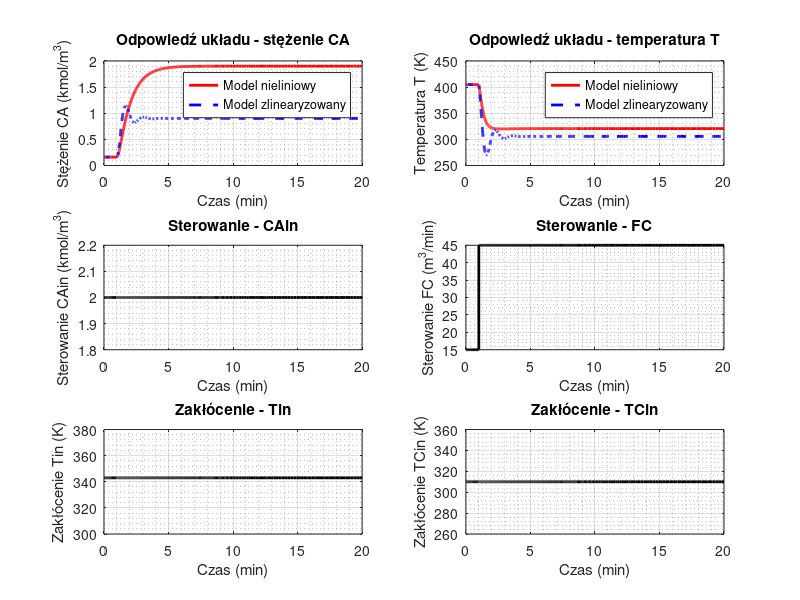
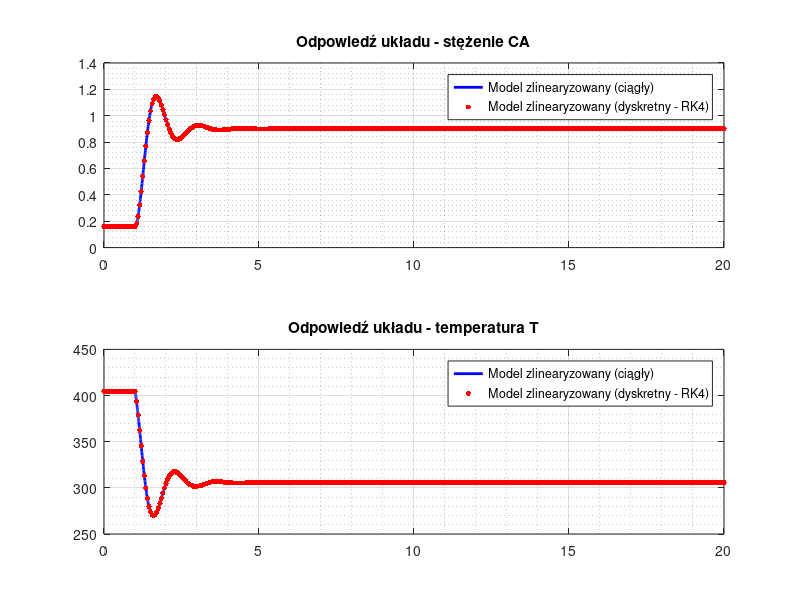

Write the MATLAB code that produced these figures, in order.
%% objSim.m
% ================================================================================
% Definition of the nonlinear system, and linearization around the operating point.
clear; clc;
format short e;

% Parameters
ro = 1e6; % g/m^3
roc = 1e6; % g/m^3
cp = 1; % cal/(g*K)
cpc = 1; % cal/(g*K)
k0 = 1e10; % 1/min
E_R = 8330.1; % 1/K
h = 130e6; % cal/kmol
a = 0.516e6; % cal/(K*m^3)
b = 0.5; % -

% Constants
% Fin = F, so V is constant
V = 1; % m^3
Fin = 1; % m^3/min
F = 1; % m^3/min

% Controlled variables: CA, T
% Manipulated variables: CAin, FC
% Disturbance variables: Tin, TCin

% State equations
% dCA/dt = f1(CA, T, CAin, FC, Tin, TCin)
% dT/dt = f2(CA, T, CAin, FC, Tin, TCin)
f = @(CA, T, CAin, FC, Tin, TCin) [
    (1/V) * (Fin*CAin - F*CA - V * k0 * exp(-E_R/T) * CA);
    (1/(V*ro*cp)) * (Fin*ro*cp*Tin - F*ro*cp*T + V*h*k0*exp(-E_R/T)*CA - (a * FC^(b+1) / (FC + (a * FC^b) / (2 * roc * cpc))) * (T - TCin))
];

% Operating point
CA_p = 0.1597172015358418; % kmol/m^3  - computed in findOpPoint.m
T_p = 404.7356680993987; % K          - computed in findOpPoint.m
CAin_p = 2; % kmol/m^3
FC_p = 15; % m^3/min
Tin_p = 343; % K
TCin_p = 310; % K

% Check if the operating point is equilibrium point (f should be zero)
f_p = f(CA_p, T_p, CAin_p, FC_p, Tin_p, TCin_p);
fprintf("W punkcie równowagi pochodna powinna wynosić zero:\n");
disp(f_p);

% Linearization
% [dCA/dt; dT/dt] = A*[CA - CA_p; T - T_p] + B*[CAin - CAin_p; FC - FC_p] + E*[Tin - Tin_p; TCin - TCin_p]
% where A, B, E are Jacobian matrices of f with respect to state, control, and disturbance variables, evaluated at the operating point.

Df_CA_p     =   (f(CA_p + 1e-8, T_p, CAin_p, FC_p, Tin_p, TCin_p) - f(CA_p, T_p, CAin_p, FC_p, Tin_p, TCin_p)) / 1e-8;
Df_T_p      =   (f(CA_p, T_p + 1e-8, CAin_p, FC_p, Tin_p, TCin_p) - f(CA_p, T_p, CAin_p, FC_p, Tin_p, TCin_p)) / 1e-8;
Df_CAin_p   =   (f(CA_p, T_p, CAin_p + 1e-8, FC_p, Tin_p, TCin_p) - f(CA_p, T_p, CAin_p, FC_p, Tin_p, TCin_p)) / 1e-8;
Df_FC_p     =   (f(CA_p, T_p, CAin_p, FC_p + 1e-8, Tin_p, TCin_p) - f(CA_p, T_p, CAin_p, FC_p, Tin_p, TCin_p)) / 1e-8;
Df_Tin_p    =   (f(CA_p, T_p, CAin_p, FC_p, Tin_p + 1e-8, TCin_p) - f(CA_p, T_p, CAin_p, FC_p, Tin_p, TCin_p)) / 1e-8;
Df_TCin_p   =   (f(CA_p, T_p, CAin_p, FC_p, Tin_p, TCin_p + 1e-8) - f(CA_p, T_p, CAin_p, FC_p, Tin_p, TCin_p)) / 1e-8;

A = [Df_CA_p, Df_T_p];
B = [Df_CAin_p, Df_FC_p];
E = [Df_Tin_p, Df_TCin_p];

fprintf("Macierz A (pochodne względem stanu):\n");
disp(A);

fprintf("Macierz B (pochodne względem wielkości sterujących):\n");
disp(B);

fprintf("Macierz E (pochodne względem wielkości zakłócających):\n");
disp(E);

% ================================================================================
% Simulation of the nonlinear and linearized model using ode45 and comparison of the results.

Tend = 20; % min

% Control inputs
CAin = @(t) CAin_p + 0 * (t > 1); 
FC = @(t) FC_p + 30 * (t > 1);

% Disturbances
Tin = @(t) Tin_p + 0 * (t > 3);
TCin = @(t) TCin_p + 0 * (t > 5);

% Nonlinear function for ode45, x = [CA; T]
f_nonlin_ode = @(t, x) [
    (1/V) * (Fin*CAin(t) - F*x(1) - V * k0 * exp(-E_R/x(2)) * x(1));
    (1/(V*ro*cp)) * (Fin*ro*cp*Tin(t) - F*ro*cp*x(2) + V*h*k0*exp(-E_R/x(2))*x(1) - (a * FC(t)^(b+1) / (FC(t) + (a * FC(t)^b) / (2 * roc * cpc))) * (x(2) - TCin(t)))
];

% Linearized model for ode45, x = [CA; T]
f_lin_ode = @(t, x) A*(x - [CA_p; T_p]) + B*[CAin(t) - CAin_p; FC(t) - FC_p] + E*[Tin(t) - Tin_p; TCin(t) - TCin_p];

% Simulation with ode45
[t_nl, x_nl] = ode45(f_nonlin_ode, [0 Tend], [CA_p; T_p], odeset('RelTol',1e-8,'AbsTol',1e-10));
[t_lin, x_lin] = ode45(f_lin_ode, [0 Tend], [CA_p; T_p], odeset('RelTol',1e-8,'AbsTol',1e-10));

figure;

subplot(3,2,1);
plot(t_nl, x_nl(:,1), 'r-', 'LineWidth', 2); hold on;
plot(t_lin, x_lin(:,1), 'b--', 'LineWidth', 2);
xlabel('Czas (min)'); ylabel('Stężenie CA (kmol/m^3)');
legend('Model nieliniowy', 'Model zlinearyzowany');
title('Odpowiedź układu - stężenie CA');
grid on; grid minor;

subplot(3,2,2);
plot(t_nl, x_nl(:,2), 'r-', 'LineWidth', 2); hold on;
plot(t_lin, x_lin(:,2), 'b--', 'LineWidth', 2);
xlabel('Czas (min)'); ylabel('Temperatura T (K)');
legend('Model nieliniowy', 'Model zlinearyzowany');
title('Odpowiedź układu - temperatura T');
grid on; grid minor;

subplot(3,2,3);
plot(t_nl, CAin(t_nl), 'k-', 'LineWidth', 2);
xlabel('Czas (min)'); ylabel('Sterowanie CAin (kmol/m^3)');
title('Sterowanie - CAin');
grid on; grid minor;

subplot(3,2,4);
plot(t_nl, FC(t_nl), 'k-', 'LineWidth', 2);
xlabel('Czas (min)'); ylabel('Sterowanie FC (m^3/min)');
title('Sterowanie - FC');
grid on; grid minor;

subplot(3,2,5);
plot(t_nl, Tin(t_nl), 'k-', 'LineWidth', 2);
xlabel('Czas (min)'); ylabel('Zakłócenie Tin (K)');
title('Zakłócenie - Tin');
grid on; grid minor;

subplot(3,2,6);
plot(t_nl, TCin(t_nl), 'k-', 'LineWidth', 2);
xlabel('Czas (min)'); ylabel('Zakłócenie TCin (K)');
title('Zakłócenie - TCin');
grid on; grid minor;


% ================================================================================
% Find discretization of linearized model with RK4

Ts = 0.05; % sampling time [min]

% x - state (and output) <- x = [CA; T]
% u - control input <- u = [CAin; FC]
% z - disturbance <- z = [Tin; TCin]

% dx/dt = A*(x-xp) + B*(u-up) + E*(z-zp)
% x(k+1) = Ad*(x(k)-xp) + Bd*(u(k)-up) + Ed*(z(k)-zp) + xp

% where Ad, Bd, Ed:
% Ad = eye(size(A)) + A*Ts + (A^2)*(Ts^2)/2 + (A^3)*(Ts^3)/6 + (A^4)*(Ts^4)/24;
% Bd = B*Ts + A*B*(Ts^2)/2 + A^2*B*(Ts^3)/6 + A^3*B*(Ts^4)/24;
% Ed = E*Ts + A*E*(Ts^2)/2 + A^2*E*(Ts^3)/6 + A^3*E*(Ts^4)/24;

% Fast way to compute the above:
A2 = A*A;
A3 = A2*A;
Tmp = Ts*eye(2) + A*(Ts^2)/2 + A2*(Ts^3)/6 + A3*(Ts^4)/24;
Ad = eye(2) + A*Tmp;
Bd = Tmp*B;
Ed = Tmp*E;

fprintf("Macierz Ad (RK4):\n");
disp(Ad);

fprintf("Macierz Bd (RK4):\n");
disp(Bd);

fprintf("Macierz Ed (RK4):\n");
disp(Ed);

discrete_step = @(x,k) Ad*(x - [CA_p; T_p]) + Bd*[CAin(k*Ts) - CAin_p; FC(k*Ts) - FC_p] + Ed*[Tin(k*Ts) - Tin_p; TCin(k*Ts) - TCin_p] + [CA_p; T_p];

time_steps = 0:Ts:Tend;
x_disc = zeros(2, length(time_steps));
x_disc(:,1) = [CA_p; T_p]; % initial condition (operating point)
for k = 1:length(time_steps)-1
    x_disc(:,k+1) = discrete_step(x_disc(:,k), k);
end

figure;

subplot(2,1,1);
plot(t_lin, x_lin(:,1), 'b-', 'LineWidth', 2); hold on;
plot(time_steps, x_disc(1,:), 'r.', 'MarkerSize', 12);
legend('Model zlinearyzowany (ciągły)', 'Model zlinearyzowany (dyskretny - RK4)');
title('Odpowiedź układu - stężenie CA');
grid on; grid minor;

subplot(2,1,2);
plot(t_lin, x_lin(:,2), 'b-', 'LineWidth', 2); hold on;
plot(time_steps, x_disc(2,:), 'r.', 'MarkerSize', 12);
legend('Model zlinearyzowany (ciągły)', 'Model zlinearyzowany (dyskretny - RK4)');
title('Odpowiedź układu - temperatura T');
grid on; grid minor;


% ================================================================================
% Transfer functions of the linearized model

G = tf(ss(A,B,eye(2),zeros(2,2))) % for control inputs
Gz = tf(ss(A,E,eye(2),zeros(2,2))) % for disturbance inputs

% ================================================================================
% Transfer functions of the discretized linear model

Gd = tf(ss(Ad,Bd,eye(2),zeros(2,2), Ts*60)) % for control inputs
Gdz = tf(ss(Ad,Ed,eye(2),zeros(2,2), Ts*60)) % for disturbance inputs
% Note: Ts (sampling time) is specified in minutes not seconds, so we multiply by 60 to convert to seconds.
